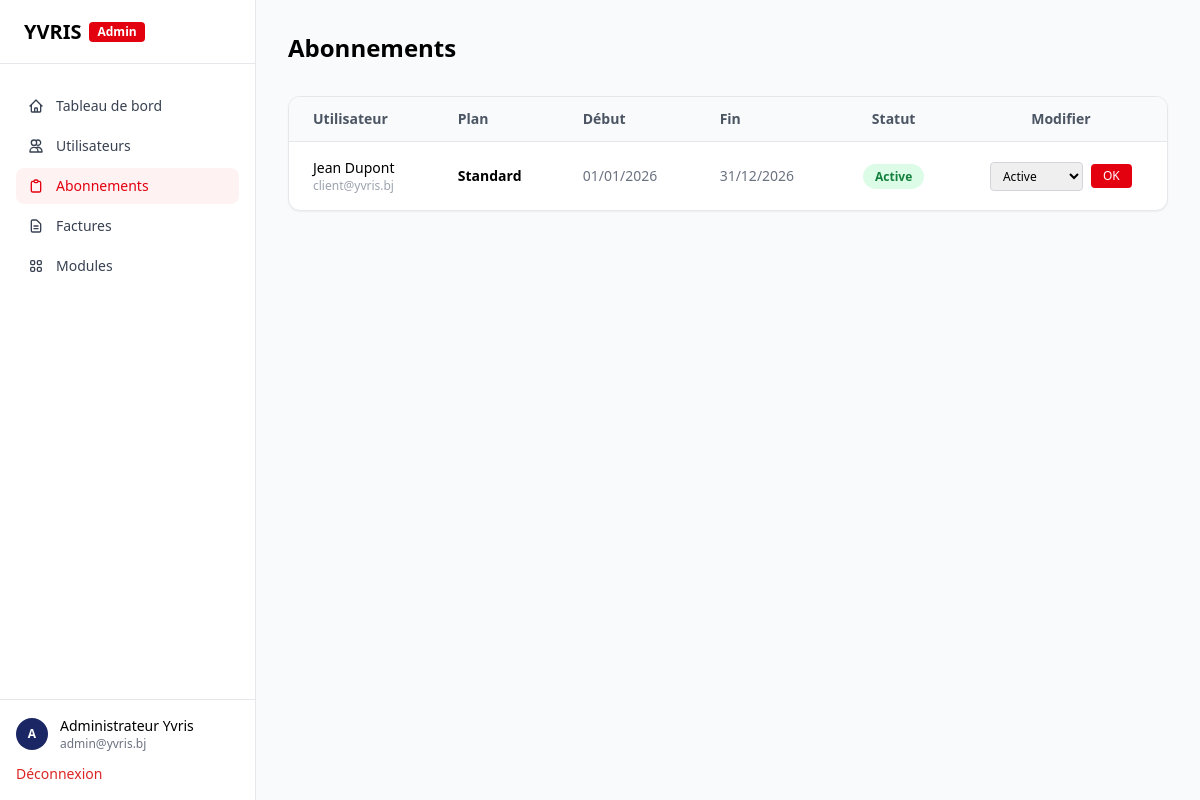
The page /public/admin/subscriptions (signed in) on the database its author committed.
### tables this page shows
CREATE TABLE subscriptions (
    id INT AUTO_INCREMENT PRIMARY KEY,
    user_id INT NOT NULL,
    plan VARCHAR(50) NOT NULL,
    start_date DATE NOT NULL,
    end_date DATE,
    status ENUM('active','expired','cancelled') DEFAULT 'active',
    FOREIGN KEY (user_id) REFERENCES users(id)
);

CREATE TABLE users (
    id INT AUTO_INCREMENT PRIMARY KEY,
    role_id INT NOT NULL,
    name VARCHAR(100),
    email VARCHAR(150) UNIQUE NOT NULL,
    password_hash VARCHAR(255) NOT NULL,
    is_active TINYINT(1) DEFAULT 1,
    created_at TIMESTAMP DEFAULT CURRENT_TIMESTAMP,
    FOREIGN KEY (role_id) REFERENCES roles(id)
);

### core/Controller.php (called while the page is built, shortened)
<?php
abstract class Controller {
    protected function view(string $view, array $data = []): void {
        extract($data);
        $viewPath = __DIR__ . '/../app/Views/' . str_replace('.', '/', $view) . '.php';
        require $viewPath;
    }
}

### app/Controllers/AdminController.php (called while the page is built, shortened)
<?php
class AdminController extends Controller {
    private Subscription $subModel;
    public function __construct() {
        $this->subModel     = new Subscription();
    }
    public function subscriptions(): void {
        $subscriptions = $this->subModel->allWithUser();
        $this->view('admin.subscriptions', compact('subscriptions'));
    }
}

### public/index.php (called while the page is built, shortened)
<?php
spl_autoload_register(function (string $class): void {
    $paths = [
        ROOT . '/core/'            . $class . '.php',
        ROOT . '/app/Controllers/' . $class . '.php',
        ROOT . '/app/Models/'      . $class . '.php',
    ];
    foreach ($paths as $path) {
        if (file_exists($path)) {
            return;
        }
    }
});
require_once ROOT . '/config/database.php';
$router = new Router();
$router->get('/',          'HomeController', 'index');
$router->get('/login',     'AuthController', 'showLogin');
$router->post('/login',    'AuthController', 'login');
$router->get('/register',  'AuthController', 'showRegister');
$router->post('/register', 'AuthController', 'register');
$router->get('/logout',    'AuthController', 'logout');
$router->get('/dashboard',      'UserController', 'dashboard');
$router->get('/profile',        'UserController', 'profile');
$router->post('/profile/update','UserController', 'updateProfile');
$router->get('/invoices',       'UserController', 'invoices');
$router->post('/subscribe',          'UserController', 'subscribe');
$router->post('/subscribe/kkiapay', 'UserController', 'subscribeKkiapay');
$router->get('/admin/dashboard',                    'AdminController', 'dashboard');
$router->get('/admin/users',                        'AdminController', 'users');
$router->post('/admin/users/create',                'AdminController', 'createUser');
$router->get('/admin/users/toggle/{id}',            'AdminController', 'toggleUser');
$router->post('/admin/users/delete/{id}',           'AdminController', 'deleteUser');
$router->get('/admin/subscriptions',                'AdminController', 'subscriptions');
$router->post('/admin/subscriptions/status/{id}',   'AdminController', 'updateSubscriptionStatus');
$router->get('/admin/modules',                      'AdminController', 'modules');
$router->get('/admin/modules/toggle/{id}',          'AdminController', 'toggleModule');
$router->get('/admin/invoices',                     'AdminController', 'invoices');
$router->post('/admin/invoices/status/{id}',        'AdminController', 'updateInvoiceStatus');
$router->get('/reseller/dashboard',             'ResellerController', 'dashboard');
$router->get('/reseller/clients',               'ResellerController', 'clients');
$router->post('/reseller/clients/add',          'ResellerController', 'addClient');
$router->get('/reseller/clients/remove/{id}',   'ResellerController', 'removeClient');
$router->get('/reseller/sales',                 'ResellerController', 'sales');
$router->dispatch($_SERVER['REQUEST_URI'], $_SERVER['REQUEST_METHOD']);

### core/Database.php (called while the page is built)
<?php
class Database {
    private static ?PDO $instance = null;
    public static function getInstance(): PDO {
        if (self::$instance === null) {
            $dsn = 'mysql:host=' . DB_HOST . ';port=' . DB_PORT . ';dbname=' . DB_NAME . ';charset=' . DB_CHARSET;
            self::$instance = new PDO($dsn, DB_USER, DB_PASS, [
                PDO::ATTR_ERRMODE            => PDO::ERRMODE_EXCEPTION,
                PDO::ATTR_DEFAULT_FETCH_MODE => PDO::FETCH_ASSOC,
                PDO::ATTR_EMULATE_PREPARES   => false,
            ]);
        }
        return self::$instance;
    }
}

### core/Model.php (called while the page is built, shortened)
<?php
abstract class Model {
    public function __construct() {
        $this->db = Database::getInstance();
    }
}

### app/Models/Subscription.php (called while the page is built, shortened)
<?php
class Subscription extends Model {
    public function allWithUser(): array {
        return $this->db->query(
            'SELECT s.*, u.name AS user_name, u.email AS user_email
             FROM subscriptions s JOIN users u ON s.user_id = u.id
             ORDER BY s.start_date DESC'
        )->fetchAll();
    }
}

### app/Views/admin/subscriptions.php (the view, shortened to what this page needs)
<div>
  <h1 class="text-2xl font-black text-black mb-8">Abonnements</h1>
  <div class="bg-white border border-gray-200 rounded-xl overflow-hidden shadow-sm">
    <table class="w-full text-sm">
      <thead class="bg-gray-50 border-b border-gray-200">
        <tr>
          <th class="px-6 py-3 text-left font-semibold text-gray-600">Utilisateur</th>
          <th class="px-6 py-3 text-left font-semibold text-gray-600">Plan</th>
          <th class="px-6 py-3 text-left font-semibold text-gray-600">Début</th>
          <th class="px-6 py-3 text-left font-semibold text-gray-600">Fin</th>
          <th class="px-6 py-3 text-center font-semibold text-gray-600">Statut</th>
          <th class="px-6 py-3 text-center font-semibold text-gray-600">Modifier</th>
        </tr>
      </thead>
      <tbody class="divide-y divide-gray-100">
        <?php foreach ($subscriptions as $sub): ?>
          <tr class="hover:bg-gray-50">
            <td class="px-6 py-4">
              <p class="font-medium text-black"><?= htmlspecialchars($sub['user_name']) ?></p>
              <p class="text-xs text-gray-400"><?= htmlspecialchars($sub['user_email']) ?></p>
            </td>
            <td class="px-6 py-4 font-semibold text-black"><?= htmlspecialchars($sub['plan']) ?></td>
            <td class="px-6 py-4 text-gray-500"><?= date('d/m/Y', strtotime($sub['start_date'])) ?></td>
            <td class="px-6 py-4 text-gray-500"><?= $sub['end_date'] ? date('d/m/Y', strtotime($sub['end_date'])) : '∞' ?></td>
            <td class="px-6 py-4 text-center">
              <span class="px-3 py-1 rounded-full text-xs font-semibold
                <?= $sub['status'] === 'active' ? 'bg-green-100 text-green-700' : ($sub['status'] === 'cancelled' ? 'bg-red-100 text-red-700' : 'bg-gray-100 text-gray-600') ?>">
                <?= ucfirst($sub['status']) ?>
              </span>
            </td>
            <td class="px-6 py-4 text-center">
              <form method="POST" action="<?= APP_URL ?>/admin/subscriptions/status/<?= $sub['id'] ?>" class="inline-flex gap-2 items-center">
                <select name="status" class="border border-gray-300 rounded text-xs px-2 py-1 focus:outline-none">
                  <?php foreach (['active', 'expired', 'cancelled'] as $s): ?>
                    <option value="<?= $s ?>" <?= $sub['status'] === $s ? 'selected' : '' ?>><?= ucfirst($s) ?></option>
                  <?php endforeach; ?>
                </select>
                <button type="submit" class="bg-yvris-red text-white text-xs px-3 py-1 rounded hover:bg-red-700 transition-colors">OK</button>
              </form>
            </td>
          </tr>
        <?php endforeach; ?>
      </tbody>
    </table>
  </div>
</div>
<?php
require __DIR__ . '/../layouts/admin.php';

### rows shown on the page
subscriptions: user.name "Jean Dupont", user.email "client@yvris.bj", plan "Standard", start_date "01/01/2026", end_date "31/12/2026", status "Active"

### other values the page prints
Session::get('user_role', 'admin') "Admin"
substr(Session::get('user_name', 'U'), 0, 1) "A"
Session::get('user_name', '') "Administrateur Yvris"
Session::get('user_email', '') "admin@yvris.bj"
